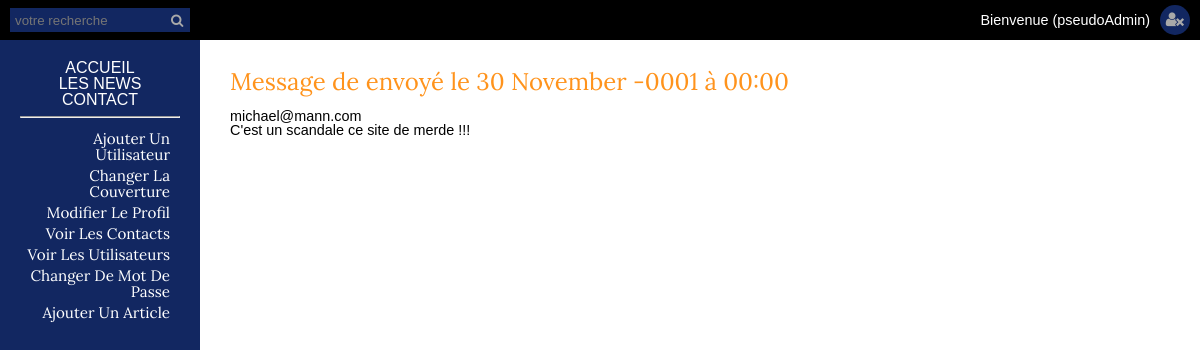
The page /admin/readcontact.php?id=1 (signed in) on the database its author committed.
### tables this page shows
CREATE TABLE `contact` (
  `id` int(11) NOT NULL,
  `email` varchar(255) NOT NULL,
  `lastname` varchar(255) NOT NULL,
  `firstname` varchar(255) NOT NULL,
  `subject` varchar(255) NOT NULL,
  `message` text NOT NULL,
  `new` enum('no','yes') NOT NULL,
  `date` datetime NOT NULL
);

### admin/readcontact.php (the view, shortened to what this page needs)
<?php
	require_once  'inc/dbconnect.php';
	include_once 'inc/header.php';
    if(!isset($_GET['id']) || empty($_GET['id']) || !is_numeric($_GET['id'])){
    	header('Location: contactslist.php');
    	die;
    }
    else{
    	$contactId = (int) trim(strip_tags($_GET['id']));
		$req = $bdd->prepare('SELECT * FROM contact WHERE id=:contactId');
		$req->bindValue(':contactId', $contactId, PDO::PARAM_INT);
		$req->execute();
		$contact = $req->fetch(PDO::FETCH_ASSOC);
    }
?>
	<h3><?php echo 'Message de '.$contact['lastname'].' '.$contact['firstname'].' envoyé le '.date('j F Y \à H:i', strtotime($contact['date'])); ?></h3>
	<p><?php echo $contact['email']; ?></p>
	<p><?php echo nl2br($contact['message']); ?></p>
<?php include_once 'inc/footer.php'; ?>

### admin/css/style.css (style rules this page uses)
html { box-sizing: border-box }
*, *::before, *::after { box-sizing: inherit }
body { font-family: "Open-Sans", sans-serif; }
h3 { font-family: "Lora"; font-size: 1.5em; text-align: left; color : #FF931C; padding-bottom: 15px; }
p { font-size: 0.9em; }
body { height: 100vh; width: 100%; }

### rows shown on the page
contact: date "30 November -0001 à 00:00", email "michael@mann.com", message "C'est un scandale ce site de merde !!!"

### other values the page prints
$pseudo "(pseudoAdmin)"
